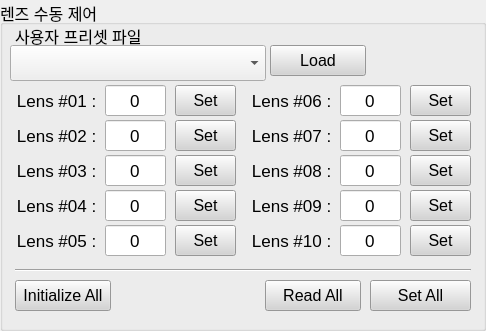
     <widget class="QGroupBox" name="groupBox_7">
      <property name="geometry">
       <rect>
        <x>10</x>
        <y>5</y>
        <width>486</width>
        <height>331</height>
       </rect>
      </property>
      <property name="font">
       <font>
        <family>Arial</family>
        <pointsize>12</pointsize>
       </font>
      </property>
      <property name="title">
       <string>렌즈 수동 제어</string>
      </property>
      <widget class="QLabel" name="label_lens_1">
       <property name="geometry">
        <rect>
         <x>15</x>
         <y>85</y>
         <width>86</width>
         <height>31</height>
        </rect>
       </property>
       <property name="font">
        <font>
         <pointsize>13</pointsize>
        </font>
       </property>
       <property name="text">
        <string>Lens #01 : </string>
       </property>
       <property name="alignment">
        <set>Qt::AlignRight|Qt::AlignTrailing|Qt::AlignVCenter</set>
       </property>
      </widget>
      <widget class="QLabel" name="label_lens_2">
       <property name="geometry">
        <rect>
         <x>15</x>
         <y>120</y>
         <width>86</width>
         <height>31</height>
        </rect>
       </property>
       <property name="font">
        <font>
         <pointsize>13</pointsize>
        </font>
       </property>
       <property name="text">
        <string>Lens #02 : </string>
       </property>
       <property name="alignment">
        <set>Qt::AlignRight|Qt::AlignTrailing|Qt::AlignVCenter</set>
       </property>
      </widget>
      <widget class="QLabel" name="label_lens_3">
       <property name="geometry">
        <rect>
         <x>15</x>
         <y>155</y>
         <width>86</width>
         <height>31</height>
        </rect>
       </property>
       <property name="font">
        <font>
         <pointsize>13</pointsize>
        </font>
       </property>
       <property name="text">
        <string>Lens #03 : </string>
       </property>
       <property name="alignment">
        <set>Qt::AlignRight|Qt::AlignTrailing|Qt::AlignVCenter</set>
       </property>
      </widget>
      <widget class="QLabel" name="label_lens_4">
       <property name="geometry">
        <rect>
         <x>15</x>
         <y>190</y>
         <width>86</width>
         <height>31</height>
        </rect>
       </property>
       <property name="font">
        <font>
         <pointsize>13</pointsize>
        </font>
       </property>
       <property name="text">
        <string>Lens #04 : </string>
       </property>
       <property name="alignment">
        <set>Qt::AlignRight|Qt::AlignTrailing|Qt::AlignVCenter</set>
       </property>
      </widget>
      <widget class="QLabel" name="label_lens_5">
       <property name="geometry">
        <rect>
         <x>15</x>
         <y>225</y>
         <width>86</width>
         <height>31</height>
        </rect>
       </property>
       <property name="font">
        <font>
         <pointsize>13</pointsize>
        </font>
       </property>
       <property name="text">
        <string>Lens #05 : </string>
       </property>
       <property name="alignment">
        <set>Qt::AlignRight|Qt::AlignTrailing|Qt::AlignVCenter</set>
       </property>
      </widget>
      <widget class="QLabel" name="label_lens_6">
       <property name="geometry">
        <rect>
         <x>250</x>
         <y>85</y>
         <width>86</width>
         <height>31</height>
        </rect>
       </property>
       <property name="font">
        <font>
         <pointsize>13</pointsize>
        </font>
       </property>
       <property name="text">
        <string>Lens #06 : </string>
       </property>
       <property name="alignment">
        <set>Qt::AlignRight|Qt::AlignTrailing|Qt::AlignVCenter</set>
       </property>
      </widget>
      <widget class="QLabel" name="label_lens_7">
       <property name="geometry">
        <rect>
         <x>250</x>
         <y>120</y>
         <width>86</width>
         <height>31</height>
        </rect>
       </property>
       <property name="font">
        <font>
         <pointsize>13</pointsize>
        </font>
       </property>
       <property name="text">
        <string>Lens #07 : </string>
       </property>
       <property name="alignment">
        <set>Qt::AlignRight|Qt::AlignTrailing|Qt::AlignVCenter</set>
       </property>
      </widget>
      <widget class="QLabel" name="label_lens_8">
       <property name="geometry">
        <rect>
         <x>250</x>
         <y>155</y>
         <width>86</width>
         <height>31</height>
        </rect>
       </property>
       <property name="font">
        <font>
         <pointsize>13</pointsize>
        </font>
       </property>
       <property name="text">
        <string>Lens #08 : </string>
       </property>
       <property name="alignment">
        <set>Qt::AlignRight|Qt::AlignTrailing|Qt::AlignVCenter</set>
       </property>
      </widget>
      <widget class="QLabel" name="label_lens_9">
       <property name="geometry">
        <rect>
         <x>250</x>
         <y>190</y>
         <width>86</width>
         <height>31</height>
        </rect>
       </property>
       <property name="font">
        <font>
         <pointsize>13</pointsize>
        </font>
       </property>
       <property name="text">
        <string>Lens #09 : </string>
       </property>
       <property name="alignment">
        <set>Qt::AlignRight|Qt::AlignTrailing|Qt::AlignVCenter</set>
       </property>
      </widget>
      <widget class="QLabel" name="label_lens_10">
       <property name="geometry">
        <rect>
         <x>250</x>
         <y>230</y>
         <width>86</width>
         <height>21</height>
        </rect>
       </property>
       <property name="font">
        <font>
         <pointsize>13</pointsize>
        </font>
       </property>
       <property name="text">
        <string>Lens #10 : </string>
       </property>
       <property name="alignment">
        <set>Qt::AlignRight|Qt::AlignTrailing|Qt::AlignVCenter</set>
       </property>
      </widget>
      <widget class="QLineEdit" name="edit_focus_value_2">
       <property name="geometry">
        <rect>
         <x>105</x>
         <y>120</y>
         <width>61</width>
         <height>31</height>
        </rect>
       </property>
       <property name="font">
        <font>
         <pointsize>13</pointsize>
        </font>
       </property>
       <property name="text">
        <string>0</string>
       </property>
       <property name="alignment">
        <set>Qt::AlignCenter</set>
       </property>
      </widget>
      <widget class="QLineEdit" name="edit_focus_value_3">
       <property name="geometry">
        <rect>
         <x>105</x>
         <y>155</y>
         <width>61</width>
         <height>31</height>
        </rect>
       </property>
       <property name="font">
        <font>
         <pointsize>13</pointsize>
        </font>
       </property>
       <property name="text">
        <string>0</string>
       </property>
       <property name="alignment">
        <set>Qt::AlignCenter</set>
       </property>
      </widget>
      <widget class="QLineEdit" name="edit_focus_value_8">
       <property name="geometry">
        <rect>
         <x>105</x>
         <y>190</y>
         <width>61</width>
         <height>31</height>
        </rect>
       </property>
       <property name="font">
        <font>
         <pointsize>13</pointsize>
        </font>
       </property>
       <property name="text">
        <string>0</string>
       </property>
       <property name="alignment">
        <set>Qt::AlignCenter</set>
       </property>
      </widget>
      <widget class="QLineEdit" name="edit_focus_value_9">
       <property name="geometry">
        <rect>
         <x>105</x>
         <y>85</y>
         <width>61</width>
         <height>31</height>
        </rect>
       </property>
       <property name="font">
        <font>
         <pointsize>13</pointsize>
        </font>
       </property>
       <property name="text">
        <string>0</string>
       </property>
       <property name="alignment">
        <set>Qt::AlignCenter</set>
       </property>
      </widget>
      <widget class="QLineEdit" name="edit_focus_value_10">
       <property name="geometry">
        <rect>
         <x>340</x>
         <y>225</y>
         <width>61</width>
         <height>31</height>
        </rect>
       </property>
       <property name="font">
        <font>
         <pointsize>13</pointsize>
        </font>
       </property>
       <property name="text">
        <string>0</string>
       </property>
       <property name="alignment">
        <set>Qt::AlignCenter</set>
       </property>
      </widget>
      <widget class="QPushButton" name="btn_focus_set_2">
       <property name="geometry">
        <rect>
         <x>175</x>
         <y>120</y>
         <width>61</width>
         <height>31</height>
        </rect>
       </property>
       <property name="font">
        <font>
         <family>Arial</family>
        </font>
       </property>
       <property name="styleSheet">
        <string notr="true">color: rgb(0,0,0);
background-color: rgb(212, 212, 212);</string>
       </property>
       <property name="text">
        <string>Set</string>
       </property>
      </widget>
      <widget class="QPushButton" name="btn_focus_set_3">
       <property name="geometry">
        <rect>
         <x>175</x>
         <y>155</y>
         <width>61</width>
         <height>31</height>
        </rect>
       </property>
       <property name="font">
        <font>
         <family>Arial</family>
        </font>
       </property>
       <property name="styleSheet">
        <string notr="true">color: rgb(0,0,0);
background-color: rgb(212, 212, 212);</string>
       </property>
       <property name="text">
        <string>Set</string>
       </property>
      </widget>
      <widget class="QPushButton" name="btn_focus_set_8">
       <property name="geometry">
        <rect>
         <x>175</x>
         <y>190</y>
         <width>61</width>
         <height>31</height>
        </rect>
       </property>
       <property name="font">
        <font>
         <family>Arial</family>
        </font>
       </property>
       <property name="styleSheet">
        <string notr="true">color: rgb(0,0,0);
background-color: rgb(212, 212, 212);</string>
       </property>
       <property name="text">
        <string>Set</string>
       </property>
      </widget>
      <widget class="QPushButton" name="btn_focus_set_9">
       <property name="geometry">
        <rect>
         <x>175</x>
         <y>85</y>
         <width>61</width>
         <height>31</height>
        </rect>
       </property>
       <property name="font">
        <font>
         <family>Arial</family>
        </font>
       </property>
       <property name="styleSheet">
        <string notr="true">color: rgb(0,0,0);
background-color: rgb(212, 212, 212);</string>
       </property>
       <property name="text">
        <string>Set</string>
       </property>
      </widget>
      <widget class="QPushButton" name="btn_focus_set_10">
       <property name="geometry">
        <rect>
         <x>410</x>
         <y>225</y>
         <width>61</width>
         <height>31</height>
        </rect>
       </property>
       <property name="font">
        <font>
         <family>Arial</family>
        </font>
       </property>
       <property name="styleSheet">
        <string notr="true">color: rgb(0,0,0);
background-color: rgb(212, 212, 212);</string>
       </property>
       <property name="text">
        <string>Set</string>
       </property>
      </widget>
      <widget class="QPushButton" name="btn_focus_read_all">
       <property name="geometry">
        <rect>
         <x>265</x>
         <y>280</y>
         <width>96</width>
         <height>31</height>
        </rect>
       </property>
       <property name="font">
        <font>
         <family>Arial</family>
        </font>
       </property>
       <property name="styleSheet">
        <string notr="true">color: rgb(0,0,0);
background-color: rgb(212, 212, 212);</string>
       </property>
       <property name="text">
        <string>Read All</string>
       </property>
      </widget>
      <widget class="Line" name="line">
       <property name="geometry">
        <rect>
         <x>15</x>
         <y>260</y>
         <width>456</width>
         <height>21</height>
        </rect>
       </property>
       <property name="orientation">
        <enum>Qt::Horizontal</enum>
       </property>
      </widget>
      <widget class="QPushButton" name="btn_focus_preset_set_all">
       <property name="geometry">
        <rect>
         <x>370</x>
         <y>280</y>
         <width>101</width>
         <height>31</height>
        </rect>
       </property>
       <property name="font">
        <font>
         <family>Arial</family>
        </font>
       </property>
       <property name="styleSheet">
        <string notr="true">color: rgb(0,0,0);
background-color: rgb(212, 212, 212);</string>
       </property>
       <property name="text">
        <string>Set All</string>
       </property>
      </widget>
      <widget class="QPushButton" name="btn_focus_initialize_all">
       <property name="geometry">
        <rect>
         <x>15</x>
         <y>280</y>
         <width>96</width>
         <height>31</height>
        </rect>
       </property>
       <property name="font">
        <font>
         <family>Arial</family>
        </font>
       </property>
       <property name="styleSheet">
        <string notr="true">color: rgb(0,0,0);
background-color: rgb(212, 212, 212);</string>
       </property>
       <property name="text">
        <string>Initialize All</string>
       </property>
      </widget>
      <widget class="QComboBox" name="combobox_focus_preset">
       <property name="geometry">
        <rect>
         <x>10</x>
         <y>45</y>
         <width>256</width>
         <height>36</height>
        </rect>
       </property>
      </widget>
      <widget class="QLabel" name="label_5">
       <property name="geometry">
        <rect>
         <x>15</x>
         <y>25</y>
         <width>131</width>
         <height>21</height>
        </rect>
       </property>
       <property name="font">
        <font>
         <family>Arial</family>
         <pointsize>12</pointsize>
         <weight>50</weight>
         <bold>false</bold>
        </font>
       </property>
       <property name="text">
        <string>사용자 프리셋 파일</string>
       </property>
       <property name="alignment">
        <set>Qt::AlignLeading|Qt::AlignLeft|Qt::AlignVCenter</set>
       </property>
      </widget>
      <widget class="QPushButton" name="btn_focus_set_1">
       <property name="geometry">
        <rect>
         <x>410</x>
         <y>190</y>
         <width>61</width>
         <height>31</height>
        </rect>
       </property>
       <property name="font">
        <font>
         <family>Arial</family>
        </font>
       </property>
       <property name="styleSheet">
        <string notr="true">color: rgb(0,0,0);
background-color: rgb(212, 212, 212);</string>
       </property>
       <property name="text">
        <string>Set</string>
       </property>
      </widget>
      <widget class="QLineEdit" name="edit_focus_value_1">
       <property name="geometry">
        <rect>
         <x>340</x>
         <y>190</y>
         <width>61</width>
         <height>31</height>
        </rect>
       </property>
       <property name="font">
        <font>
         <pointsize>13</pointsize>
        </font>
       </property>
       <property name="text">
        <string>0</string>
       </property>
       <property name="alignment">
        <set>Qt::AlignCenter</set>
       </property>
      </widget>
      <widget class="QPushButton" name="btn_focus_set_4">
       <property name="geometry">
        <rect>
         <x>175</x>
         <y>225</y>
         <width>61</width>
         <height>31</height>
        </rect>
       </property>
       <property name="font">
        <font>
         <family>Arial</family>
        </font>
       </property>
       <property name="styleSheet">
        <string notr="true">color: rgb(0,0,0);
background-color: rgb(212, 212, 212);</string>
       </property>
       <property name="text">
        <string>Set</string>
       </property>
      </widget>
      <widget class="QLineEdit" name="edit_focus_value_4">
       <property name="geometry">
        <rect>
         <x>105</x>
         <y>225</y>
         <width>61</width>
         <height>31</height>
        </rect>
       </property>
       <property name="font">
        <font>
         <pointsize>13</pointsize>
        </font>
       </property>
       <property name="text">
        <string>0</string>
       </property>
       <property name="alignment">
        <set>Qt::AlignCenter</set>
       </property>
      </widget>
      <widget class="QPushButton" name="btn_focus_set_5">
       <property name="geometry">
        <rect>
         <x>410</x>
         <y>85</y>
         <width>61</width>
         <height>31</height>
        </rect>
       </property>
       <property name="font">
        <font>
         <family>Arial</family>
        </font>
       </property>
       <property name="styleSheet">
        <string notr="true">color: rgb(0,0,0);
background-color: rgb(212, 212, 212);</string>
       </property>
       <property name="text">
        <string>Set</string>
       </property>
      </widget>
      <widget class="QLineEdit" name="edit_focus_value_5">
       <property name="geometry">
        <rect>
         <x>340</x>
         <y>85</y>
         <width>61</width>
         <height>31</height>
        </rect>
       </property>
       <property name="font">
        <font>
         <pointsize>13</pointsize>
        </font>
       </property>
       <property name="text">
        <string>0</string>
       </property>
       <property name="alignment">
        <set>Qt::AlignCenter</set>
       </property>
      </widget>
      <widget class="QLineEdit" name="edit_focus_value_6">
       <property name="geometry">
        <rect>
         <x>340</x>
         <y>120</y>
         <width>61</width>
         <height>31</height>
        </rect>
       </property>
       <property name="font">
        <font>
         <pointsize>13</pointsize>
        </font>
       </property>
       <property name="text">
        <string>0</string>
       </property>
       <property name="alignment">
        <set>Qt::AlignCenter</set>
       </property>
      </widget>
      <widget class="QPushButton" name="btn_focus_set_6">
       <property name="geometry">
        <rect>
         <x>410</x>
         <y>120</y>
         <width>61</width>
         <height>31</height>
        </rect>
       </property>
       <property name="font">
        <font>
         <family>Arial</family>
        </font>
       </property>
       <property name="styleSheet">
        <string notr="true">color: rgb(0,0,0);
background-color: rgb(212, 212, 212);</string>
       </property>
       <property name="text">
        <string>Set</string>
       </property>
      </widget>
      <widget class="QLineEdit" name="edit_focus_value_7">
       <property name="geometry">
        <rect>
         <x>340</x>
         <y>155</y>
         <width>61</width>
         <height>31</height>
        </rect>
       </property>
       <property name="font">
        <font>
         <pointsize>13</pointsize>
        </font>
       </property>
       <property name="text">
        <string>0</string>
       </property>
       <property name="alignment">
        <set>Qt::AlignCenter</set>
       </property>
      </widget>
      <widget class="QPushButton" name="btn_focus_set_7">
       <property name="geometry">
        <rect>
         <x>410</x>
         <y>155</y>
         <width>61</width>
         <height>31</height>
        </rect>
       </property>
       <property name="font">
        <font>
         <family>Arial</family>
        </font>
       </property>
       <property name="styleSheet">
        <string notr="true">color: rgb(0,0,0);
background-color: rgb(212, 212, 212);</string>
       </property>
       <property name="text">
        <string>Set</string>
       </property>
      </widget>
      <widget class="QPushButton" name="btn_focus_preset_load">
       <property name="geometry">
        <rect>
         <x>270</x>
         <y>45</y>
         <width>96</width>
         <height>31</height>
        </rect>
       </property>
       <property name="font">
        <font>
         <family>Arial</family>
        </font>
       </property>
       <property name="styleSheet">
        <string notr="true">color: rgb(0,0,0);
background-color: rgb(212, 212, 212);</string>
       </property>
       <property name="text">
        <string>Load</string>
       </property>
      </widget>
     </widget>
